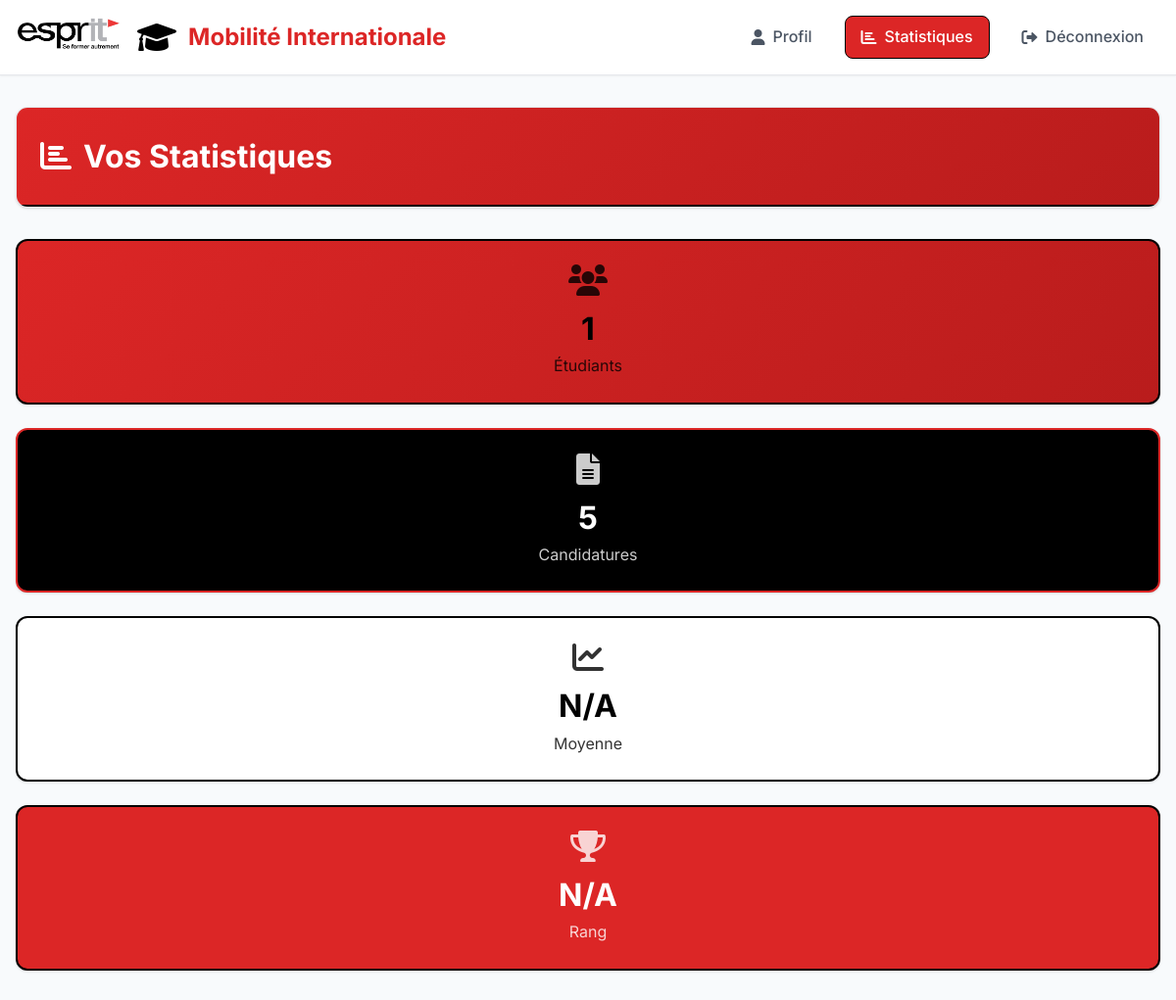
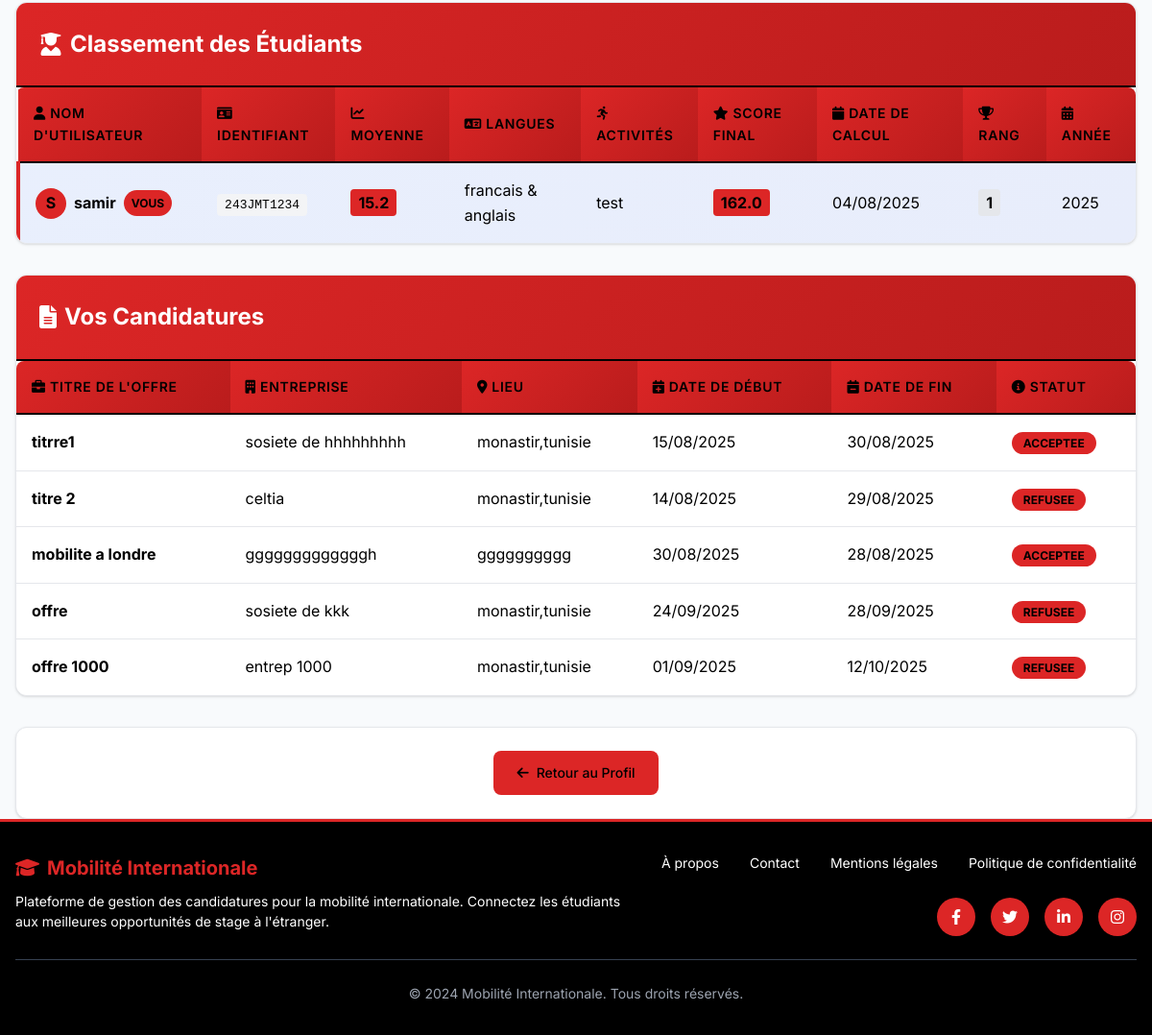
Before: /stats/ (signed in) with the older database file (2 pictures, top to bottom).
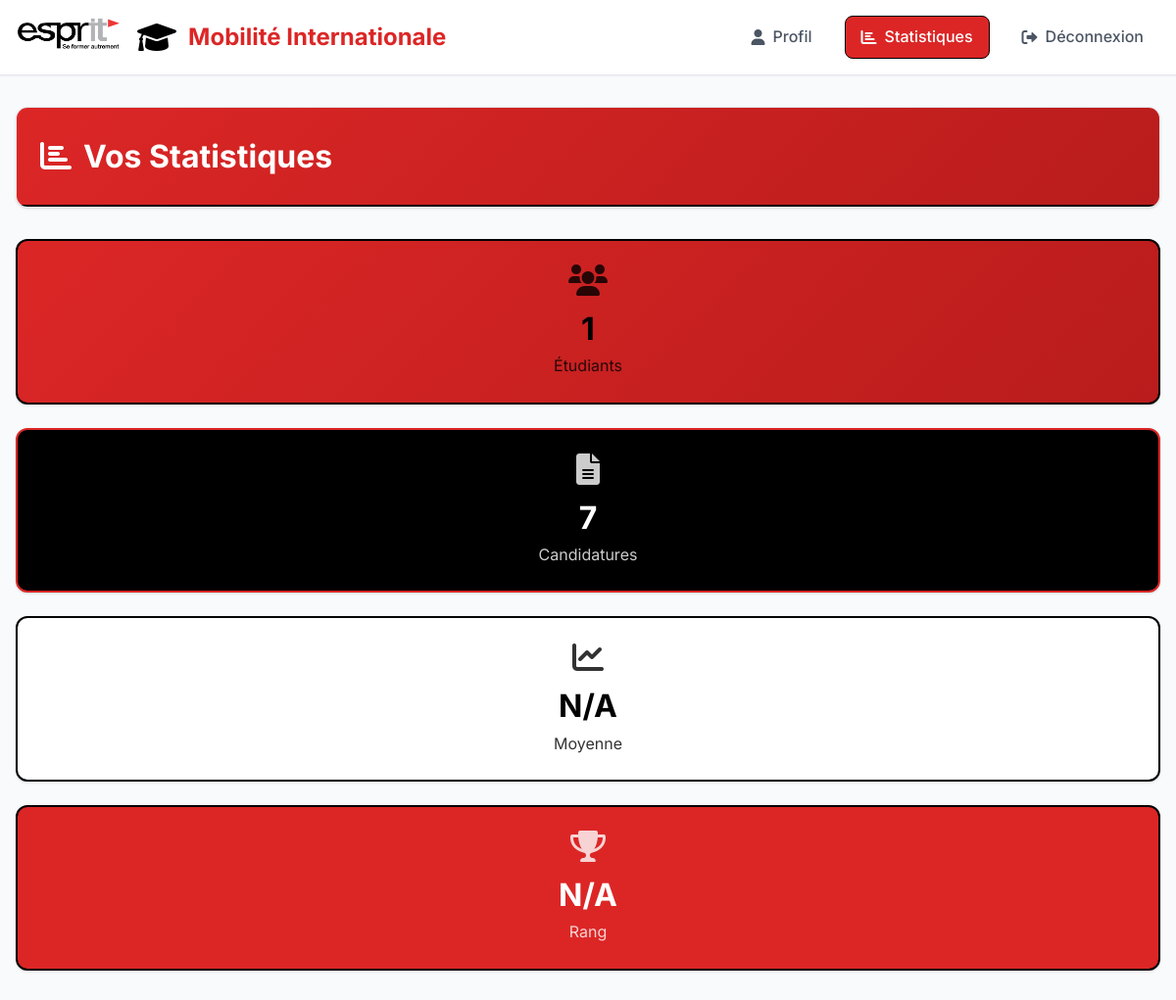
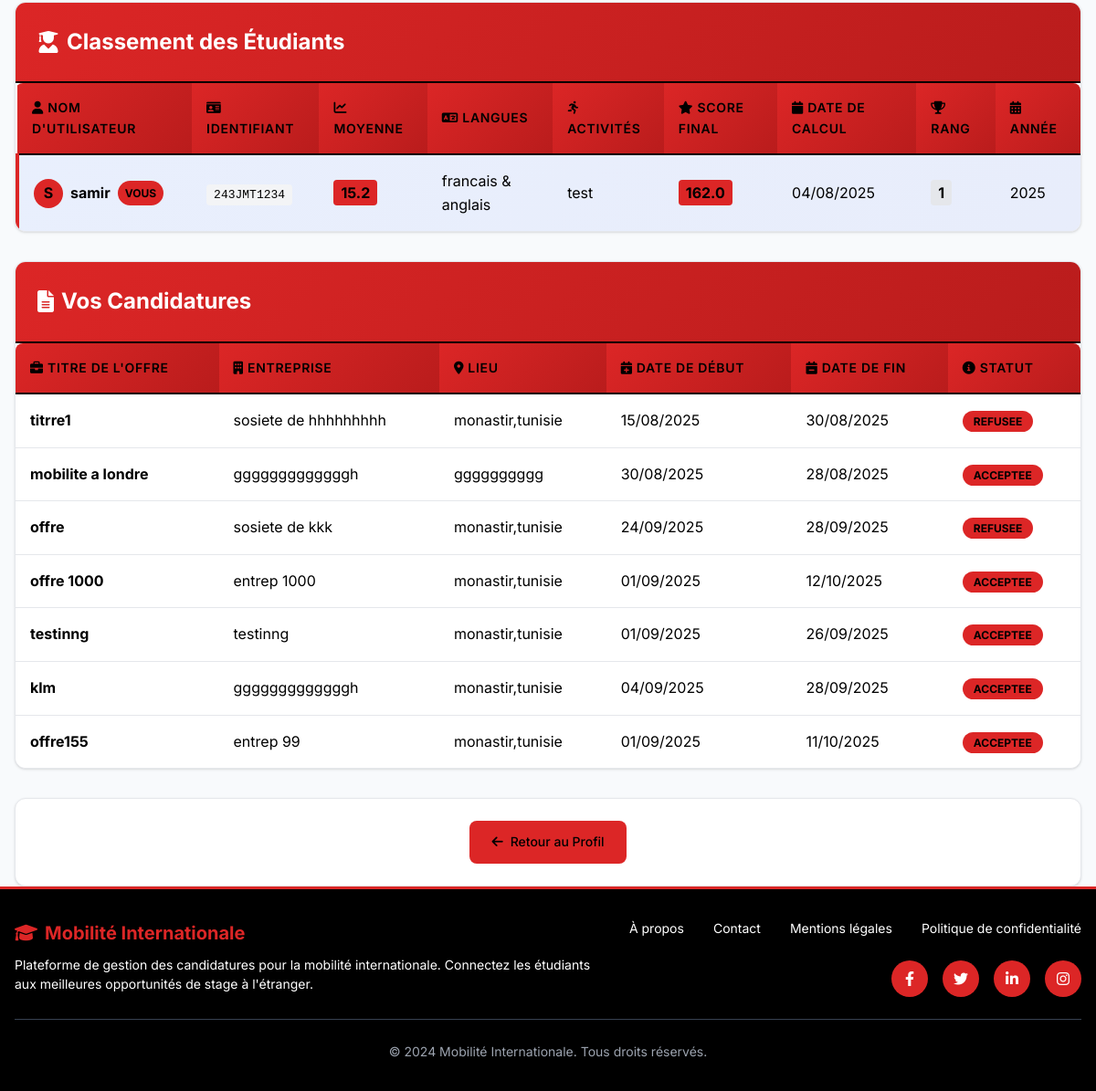
After: the same page with the newer database file (2 pictures, top to bottom).
### condidatures/models.py (models this page shows, shortened)
class Profile(models.Model):
    user = models.OneToOneField(User, on_delete=models.CASCADE)
    identifiant = models.CharField(max_length=20, unique=True)
    email = models.EmailField(unique=True, null=True, blank=True)
    moyenne = models.FloatField()
    langues = models.CharField(max_length=100)
    activites = models.TextField(blank=True)
    certificats = models.TextField(blank=True)
    participation_projets = models.IntegerField(default=0, help_text="Nombre de projets participés")
    experience_internationale = models.IntegerField(default=0, help_text="Nombre d'années d'expérience internationale")
    niveau_anglais = models.CharField(max_length=20, default="intermediaire",
                                    choices=[
                                        ('debutant', 'Débutant'),
                                        ('intermediaire', 'Intermédiaire'),
                                        ('avance', 'Avancé'),
                                        ('bilingue', 'Bilingue')
                                    ])
    motivation_score = models.FloatField(default=0.0, help_text="Score de motivation (0-10)")
    leadership_score = models.FloatField(default=0.0, help_text="Score de leadership (0-10)")
    innovation_score = models.FloatField(default=0.0, help_text="Score d'innovation (0-10)")
    adaptabilite_score = models.FloatField(default=0.0, help_text="Score d'adaptabilité (0-10)")
    engagement_communautaire = models.IntegerField(default=0, help_text="Heures d'engagement communautaire")
    stage_anterieur = models.BooleanField(default=False, help_text="A déjà effectué un stage")
    recommandation_prof = models.IntegerField(default=0, help_text="Nombre de recommandations professeurs")
    portfolio_qualite = models.FloatField(default=0.0, help_text="Qualité du portfolio (0-10)")

class Candidature(models.Model):
    STATUT_CHOICES = [
        ('en_attente', 'En attente'),
        ('acceptee', 'Acceptée'),
        ('refusee', 'Refusée'),
    ]
    candidat = models.ForeignKey(User, on_delete=models.CASCADE)
    offre = models.ForeignKey(OffreStage, on_delete=models.CASCADE)
    date_candidature = models.DateTimeField(auto_now_add=True)
    statut = models.CharField(max_length=20, choices=STATUT_CHOICES, default='en_attente')

class OffreStage(models.Model):
    titre = models.CharField(max_length=200)
    description = models.TextField()
    entreprise = models.CharField(max_length=150)
    localisation = models.CharField(max_length=150)
    date_debut = models.DateField()
    date_fin = models.DateField()
    date_publication = models.DateTimeField(auto_now_add=True)

### condidatures/views.py (the view)
# urls.py: path('stats/', views.stats, name='stats'),
def stats(request):
    if request.user.is_authenticated:
        profile = request.user.profile
        activites = profile.activites if profile.activites else "Aucune activité"
        langues_list = [lang.strip() for lang in profile.langues.split(',') if lang.strip()]
        num_langues = len(langues_list)
        score_base = (profile.moyenne * 10) + (num_langues * 5)
        score_projets = profile.participation_projets * 2
        score_experience = profile.experience_internationale * 8
        niveau_anglais_scores = {
            'debutant': 2,
            'intermediaire': 5,
            'avance': 8,
            'bilingue': 10
        }
        score_anglais = niveau_anglais_scores.get(profile.niveau_anglais, 0)
        score_competences = (profile.motivation_score + profile.leadership_score +
                           profile.innovation_score + profile.adaptabilite_score) * 2
        score_engagement = profile.engagement_communautaire * 0.5
        bonus_stage = 15 if profile.stage_anterieur else 0
        score_recommandations = profile.recommandation_prof * 3
        score_portfolio = profile.portfolio_qualite * 2
        score_final = (score_base + score_projets + score_experience + score_anglais +
                      score_competences + score_engagement + bonus_stage +
                      score_recommandations + score_portfolio)
        all_profiles = Profile.objects.all()
        all_students_data = []
        for p in all_profiles:
            langues = [lang.strip() for lang in p.langues.split(',') if lang.strip()]
            num_langues = len(langues)
            score_base = (p.moyenne * 10) + (num_langues * 5)
            score_projets = p.participation_projets * 2
            score_experience = p.experience_internationale * 8
            score_anglais = niveau_anglais_scores.get(p.niveau_anglais, 0)
            score_competences = (p.motivation_score + p.leadership_score +
                               p.innovation_score + p.adaptabilite_score) * 2
            score_engagement = p.engagement_communautaire * 0.5
            bonus_stage = 15 if p.stage_anterieur else 0
            score_recommandations = p.recommandation_prof * 3
            score_portfolio = p.portfolio_qualite * 2
            score = (score_base + score_projets + score_experience + score_anglais +
                    score_competences + score_engagement + bonus_stage +
                    score_recommandations + score_portfolio)
            all_students_data.append({
                'username': p.user.username,
                'score_final': score
            })
        all_students_data.sort(key=lambda x: x['score_final'], reverse=True)
        rang = next((i + 1 for i, student in enumerate(all_students_data) if student['username'] == profile.user.username), None)
        date_calcul = profile.user.date_joined.date() if hasattr(profile.user, 'date_joined') else timezone.now().date()
        students_data = [{
            'username': profile.user.username,
            'identifiant': profile.identifiant,
            'moyenne': profile.moyenne,
            'langues': profile.langues,
            'activites': activites,
            'score_final': round(score_final, 2),
            'date_calcul': date_calcul,
            'rang': rang,
            'annee': 2025
        }]
        candidatures = Candidature.objects.filter(candidat=profile.user).select_related('offre')
        return render(request, 'condidatures/stats.html', {
            'students_data': students_data,
            'candidatures': candidatures
        })
    return redirect('login')

### condidatures/templates/condidatures/stats.html (shortened to what the changed rows need)
{% extends 'condidatures/base.html' %}
{% block content %}
<div class="container mt-8">
    <div class="card mb-8">
        <div class="card-header">
            <h1 style="margin: 0; display: flex; align-items: center; gap: 0.75rem;">
                <i class="fas fa-chart-bar" style="color: var(--primary-color);"></i>
                Vos Statistiques
            </h1>
        </div>
    </div>
    <div class="grid grid-cols-1 md:grid-cols-2 lg:grid-cols-4 gap-6 mb-8">
        <div class="card" style="background: var(--black); color: white; border: 2px solid var(--primary-color);">
            <div class="card-body text-center">
                <i class="fas fa-file-alt" style="font-size: 2rem; margin-bottom: 0.5rem; opacity: 0.8; color: var(--primary-color);"></i>
                <h3 style="margin: 0; font-size: 2rem;">{{ candidatures|length }}</h3>
                <p style="margin: 0; opacity: 0.8;">Candidatures</p>
            </div>
        </div>
    </div>
    <div class="card mb-8">
        <div class="card-header">
            <h2 style="margin: 0; display: flex; align-items: center; gap: 0.5rem;">
                <i class="fas fa-user-graduate" style="color: var(--primary-color);"></i>
                Classement des Étudiants
            </h2>
        </div>
        <div class="card-body" style="padding: 0;">
            {% if students_data %}
                <div style="overflow-x: auto;">
                    <table class="table">
                        <thead>
                            <tr>
                                <th><i class="fas fa-user"></i> Nom d'utilisateur</th>
                                <th><i class="fas fa-id-card"></i> Identifiant</th>
                                <th><i class="fas fa-chart-line"></i> Moyenne</th>
                                <th><i class="fas fa-language"></i> Langues</th>
                                <th><i class="fas fa-running"></i> Activités</th>
                                <th><i class="fas fa-star"></i> Score Final</th>
                                <th><i class="fas fa-calendar"></i> Date de Calcul</th>
                                <th><i class="fas fa-trophy"></i> Rang</th>
                                <th><i class="fas fa-calendar-alt"></i> Année</th>
                            </tr>
                        </thead>
                        <tbody>
                            {% for student in students_data %}
                            <tr {% if student.username == request.user.username %}style="background: linear-gradient(135deg, rgba(37, 99, 235, 0.1), rgba(29, 78, 216, 0.1)); border-left: 4px solid var(--primary-color);"{% endif %}>
                                <td>
                                    <div style="display: flex; align-items: center; gap: 0.5rem;">
                                        <div style="width: 32px; height: 32px; background: {% if student.username == request.user.username %}var(--primary-color){% else %}var(--gray-400){% endif %}; border-radius: 50%; display: flex; align-items: center; justify-content: center; color: white; font-weight: bold;">
                                            {{ student.username|first|upper }}
                                        </div>
                                        <span {% if student.username == request.user.username %}style="font-weight: bold; color: var(--primary-color);"{% endif %}>{{ student.username }}</span>
                                        {% if student.username == request.user.username %}
                                            <span style="background: var(--primary-color); color: white; padding: 0.25rem 0.5rem; border-radius: 1rem; font-size: 0.75rem; font-weight: bold;">VOUS</span>
                                        {% endif %}
                                    </div>
                                </td>
                                <td><span style="background: var(--gray-100); padding: 0.25rem 0.5rem; border-radius: 0.25rem; font-family: monospace;">{{ student.identifiant }}</span></td>
                                <td>
                                    <span style="background: {% if student.moyenne >= 15 %}var(--success-color){% elif student.moyenne >= 12 %}var(--warning-color){% else %}var(--danger-color){% endif %}; color: white; padding: 0.25rem 0.5rem; border-radius: 0.25rem; font-weight: bold;">
                                        {{ student.moyenne|default:"N/A" }}
                                    </span>
                                </td>
                                <td>{{ student.langues|default:"N/A" }}</td>
                                <td>{{ student.activites|default:"Aucune activité" }}</td>
                                <td>
                                    <span style="background: var(--primary-color); color: white; padding: 0.25rem 0.5rem; border-radius: 0.25rem; font-weight: bold;">
                                        {{ student.score_final|default:"N/A" }}
                                    </span>
                                </td>
                                <td>{{ student.date_calcul|date:"d/m/Y" }}</td>
                                <td>
                                    <span style="background: var(--gray-200); padding: 0.25rem 0.5rem; border-radius: 0.25rem; font-weight: bold;">
                                        {{ student.rang|default:"N/A" }}
                                    </span>
                                </td>
                                <td>{{ student.annee }}</td>
                            </tr>
                            {% endfor %}
                        </tbody>
                    </table>
                </div>
            {% endif %}
        </div>
    </div>
    <div class="card mb-8">
        <div class="card-header">
            <h2 style="margin: 0; display: flex; align-items: center; gap: 0.5rem;">
                <i class="fas fa-file-alt" style="color: var(--success-color);"></i>
                Vos Candidatures
            </h2>
        </div>
        <div class="card-body" style="padding: 0;">
            {% if candidatures %}
                <div style="overflow-x: auto;">
                    <table class="table">
                        <thead>
                            <tr>
                                <th><i class="fas fa-briefcase"></i> Titre de l'offre</th>
                                <th><i class="fas fa-building"></i> Entreprise</th>
                                <th><i class="fas fa-map-marker-alt"></i> Lieu</th>
                                <th><i class="fas fa-calendar-plus"></i> Date de début</th>
                                <th><i class="fas fa-calendar-minus"></i> Date de fin</th>
                                <th><i class="fas fa-info-circle"></i> Statut</th>
                            </tr>
                        </thead>
                        <tbody>
                            {% for candidature in candidatures %}
                            <tr>
                                <td><strong>{{ candidature.offre.titre }}</strong></td>
                                <td>{{ candidature.offre.entreprise }}</td>
                                <td>{{ candidature.offre.localisation }}</td>
                                <td>{{ candidature.offre.date_debut|date:"d/m/Y" }}</td>
                                <td>{{ candidature.offre.date_fin|date:"d/m/Y" }}</td>
                                <td>
                                    <span style="background: {% if candidature.statut == 'acceptee' %}var(--success-color){% elif candidature.statut == 'refusee' %}var(--danger-color){% else %}var(--warning-color){% endif %}; color: white; padding: 0.25rem 0.75rem; border-radius: 1rem; font-size: 0.75rem; font-weight: bold; text-transform: uppercase;">
                                        {{ candidature.statut|default:"En attente" }}
                                    </span>
                                </td>
                            </tr>
                            {% endfor %}
                        </tbody>
                    </table>
                </div>
            {% endif %}
        </div>
    </div>
</div>
{% endblock %}

Changed rows visible on the page:
removed Candidature: offre.titre "titre 2", offre.entreprise "celtia", offre.localisation "monastir,tunisie", offre.date_debut "14/08/2025", offre.date_fin "29/08/2025", statut "REFUSEE"
changed Candidature "titrre1": statut "ACCEPTEE" → "REFUSEE"
changed Candidature "offre 1000": statut "REFUSEE" → "ACCEPTEE"
added Candidature: offre.titre "testinng", offre.entreprise "testinng", offre.localisation "monastir,tunisie", offre.date_debut "01/09/2025", offre.date_fin "26/09/2025", statut "ACCEPTEE"
added Candidature: offre.titre "klm", offre.entreprise "gggggggggggggh", offre.localisation "monastir,tunisie", offre.date_debut "04/09/2025", offre.date_fin "28/09/2025", statut "ACCEPTEE"
added Candidature: offre.titre "offre155", offre.entreprise "entrep 99", offre.localisation "monastir,tunisie", offre.date_debut "01/09/2025", offre.date_fin "11/10/2025", statut "ACCEPTEE"
Other visible differences:
{{ candidatures|length }}: "5" → "7"
